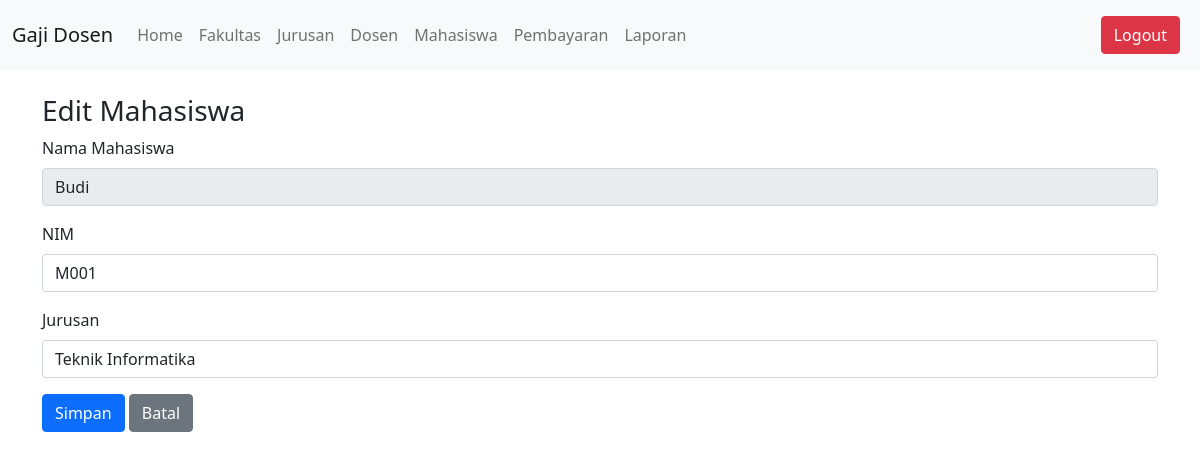
The app's page /edit_mahasiswa.php?id=1, older data.
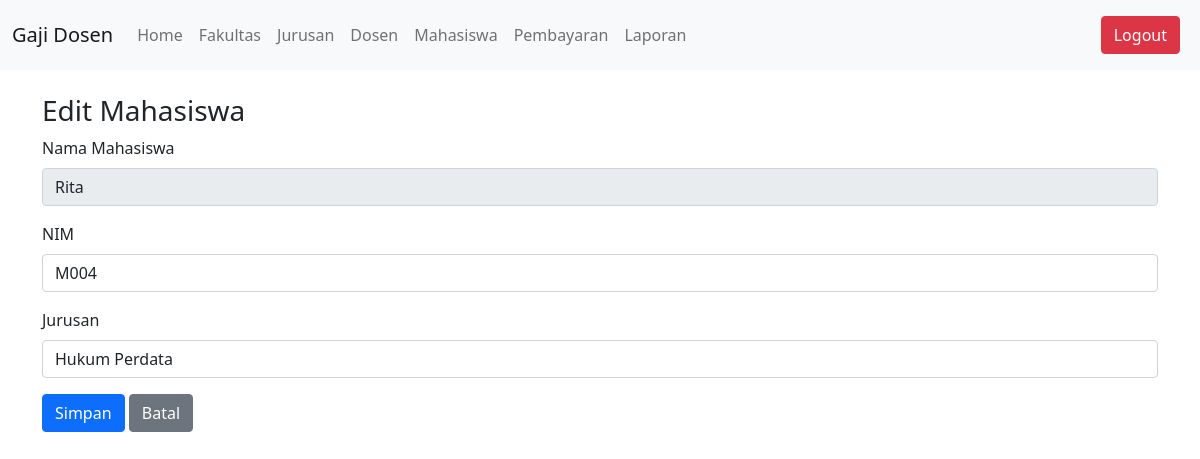
The same page, newer data.
### tables this page shows
CREATE TABLE Mahasiswa (
    id_mahasiswa INT AUTO_INCREMENT PRIMARY KEY,
    id_user INT NOT NULL,
    nim VARCHAR(20) NOT NULL UNIQUE,
    id_jurusan INT NOT NULL,
    FOREIGN KEY (id_user) REFERENCES Users(id_user) ON DELETE CASCADE,
    FOREIGN KEY (id_jurusan) REFERENCES Jurusan(id_jurusan)
);

CREATE TABLE Users (
    id_user INT AUTO_INCREMENT PRIMARY KEY,
    nama VARCHAR(100) NOT NULL,
    username VARCHAR(50) NOT NULL UNIQUE,
    password VARCHAR(255) NOT NULL,
    role ENUM('admin','tu','dosen','mahasiswa') NOT NULL
);

CREATE TABLE Jurusan (
    id_jurusan INT AUTO_INCREMENT PRIMARY KEY,
    nama_jurusan VARCHAR(100) NOT NULL,
    id_fakultas INT NOT NULL,
    FOREIGN KEY (id_fakultas) REFERENCES Fakultas(id_fakultas)
);

### edit_mahasiswa.php (the view, shortened to what this page needs)
<?php
include 'db.php';
if (isset($_GET['id'])) {
    $id_mahasiswa = intval($_GET['id']);
    $sql = "SELECT m.id_mahasiswa, u.nama, m.nim, m.id_jurusan
            FROM Mahasiswa m
            JOIN Users u ON m.id_user = u.id_user
            WHERE m.id_mahasiswa = ?";
    $stmt = $conn->prepare($sql);
    $stmt->bind_param("i", $id_mahasiswa);
    $stmt->execute();
    $result = $stmt->get_result();
    $mahasiswa = $result->fetch_assoc();
} else {
    echo "ID mahasiswa tidak diberikan.";
    exit;
}
$sql_jurusan = "SELECT id_jurusan, nama_jurusan FROM Jurusan";
$result_jurusan = $conn->query($sql_jurusan);
$jurusan = [];
if ($result_jurusan && $result_jurusan->num_rows > 0) {
    while ($row = $result_jurusan->fetch_assoc()) {
        $jurusan[] = $row;
    }
}
?>
<!DOCTYPE html>
<html lang="en">
<head>
    <link href="https://cdn.jsdelivr.net/npm/bootstrap@5.1.3/dist/css/bootstrap.min.css" rel="stylesheet">
</head>
<body>
    <?php include 'navbar.php'; ?>
    <div class="container mt-4">
        <h3>Edit Mahasiswa</h3>
        <form action="update_mahasiswa.php" method="POST">
            <div class="mb-3">
                <label for="nama" class="form-label">Nama Mahasiswa</label>
                <input type="text" id="nama" name="nama" class="form-control"
                       value="<?= htmlspecialchars($mahasiswa['nama']); ?>" readonly>
            </div>
            <div class="mb-3">
                <label for="nim" class="form-label">NIM</label>
                <input type="text" id="nim" name="nim" class="form-control"
                       value="<?= htmlspecialchars($mahasiswa['nim']); ?>" required>
            </div>
            <div class="mb-3">
                <label for="jurusan" class="form-label">Jurusan</label>
                <select id="jurusan" name="id_jurusan" class="form-control" required>
                    <?php foreach ($jurusan as $j): ?>
                        <option value="<?= $j['id_jurusan']; ?>"
                                <?= ($j['id_jurusan'] == $mahasiswa['id_jurusan']) ? 'selected' : ''; ?>>
                            <?= htmlspecialchars($j['nama_jurusan']); ?>
                        </option>
                    <?php endforeach; ?>
                </select>
            </div>
            <button type="submit" class="btn btn-primary">Simpan</button>
            <a href="mahasiswa.php" class="btn btn-secondary">Batal</a>
        </form>
    </div>
</body>
</html>

Row changes from the older to the newer data that the page shows:
changed mahasiswa: nama "Budi" → "Rita"; nim "M001" → "M004"; id_jurusan "Teknik Informatika" → "Hukum Perdata"
